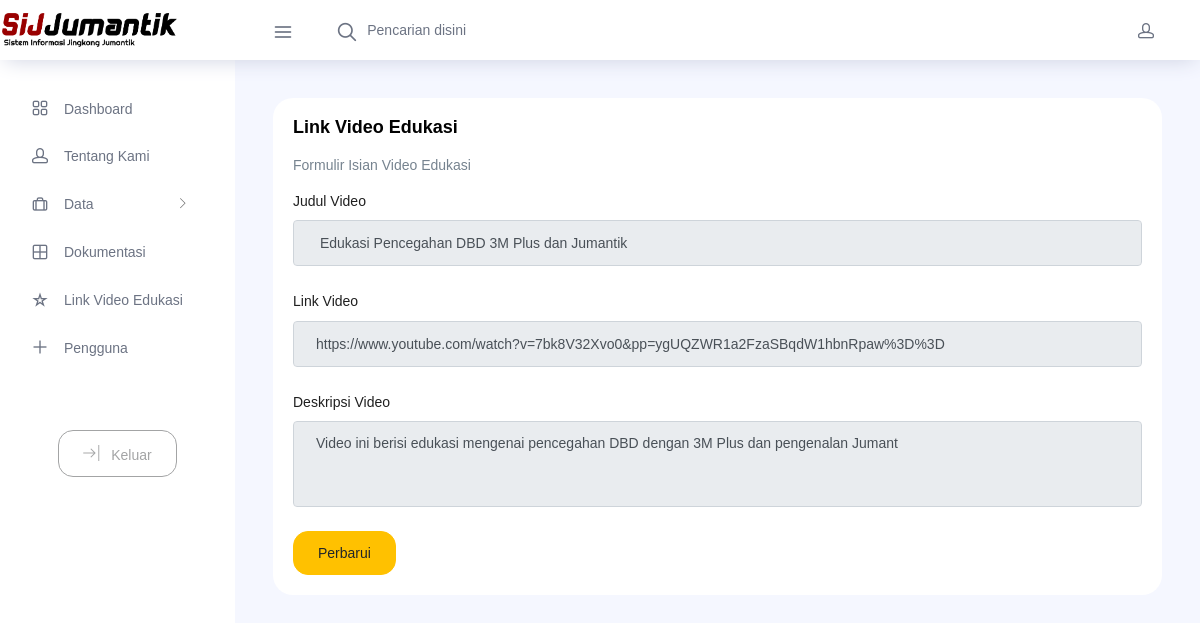
The page /admin/video.php (signed in) on the database its author committed.
### tables this page shows
CREATE TABLE `tb_video` (
  `id_video` int NOT NULL,
  `judul` text,
  `deskripsi` text,
  `link` text
);

### admin/video.php (the view, shortened to what this page needs)
<?php
include 'include/config.php';
$q = mysqli_query($conn, "SELECT * FROM tb_video LIMIT 1");
$data = mysqli_fetch_assoc($q);
$isEdit = isset($_GET['edit']);
?>
<?php include 'include/header.php'; ?>
<div class="main-panel">
    <div class="content-wrapper">
        <div class="row">
            <div class="col-12 grid-margin stretch-card">
                <div class="card">
                    <div class="card-body">
                        <h4 class="card-title">Link Video Edukasi</h4>
                        <p class="card-description">Formulir Isian Video Edukasi</p>
                        <form method="POST">
                            <div class="form-group">
                                <label>Judul Video</label>
                                <input type="text" name="judul" class="form-control"
                                value="<?= $data['judul'] ?? '' ?>"
                                <?= ($data && !$isEdit) ? 'readonly' : '' ?> required>
                            </div>
                            <div class="form-group">
                                <label>Link Video</label>
                                <input type="text" name="link" class="form-control"
                                value="<?= $data['link'] ?? '' ?>"
                                <?= ($data && !$isEdit) ? 'readonly' : '' ?> required>
                            </div>
                            <div class="form-group">
                                <label>Deskripsi Video</label>
                                <textarea name="deskripsi" rows="4" class="form-control"
                                <?= ($data && !$isEdit) ? 'readonly' : '' ?>><?= $data['deskripsi'] ?? '' ?></textarea>
                            </div>
                            <?php if (!$data || $isEdit): ?>
                                <button type="submit" name="simpan" class="btn btn-primary">Simpan</button>
                                <a href="video.php" class="btn btn-light">Batal</a>
                            <?php else: ?>
                                <a href="video.php?edit=true" class="btn btn-warning">Perbarui</a>
                            <?php endif; ?>
                        </form>
                    </div>
                </div>
            </div>
        </div>
    </div>
<?php include 'include/footer.php'; ?>

### rows shown on the page
tb_video: judul "Edukasi Pencegahan DBD 3M Plus dan Jumantik", link "https://www.youtube.com/watch?v=7bk8V32Xvo0&pp=ygUQZWR1a2FzaSBqdW1hbnRpaw%3D%3D", deskripsi "Video ini berisi edukasi mengenai pencegahan DBD dengan 3M Plus dan pengenalan Jumant"
